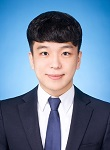
#> input picture nlp_pytorch/110-150.jpg, 110 x 150 px
$ python opencv.py
#> lines starting #> are read from the running program, lines starting #| are printed output that depends on the picture; after the words box and inside, x2 and y2 are one past the last pixel; in counts of white or black regions, pixels touching at a corner belong together
import cv2
import numpy as np

img = cv2.imread('./110-150.jpg')
#> img is the input picture: shape (150, 110, 3); mean B, G, R 158.9, 131.3, 107.9

imgResize = cv2.resize(img,(1000,500))
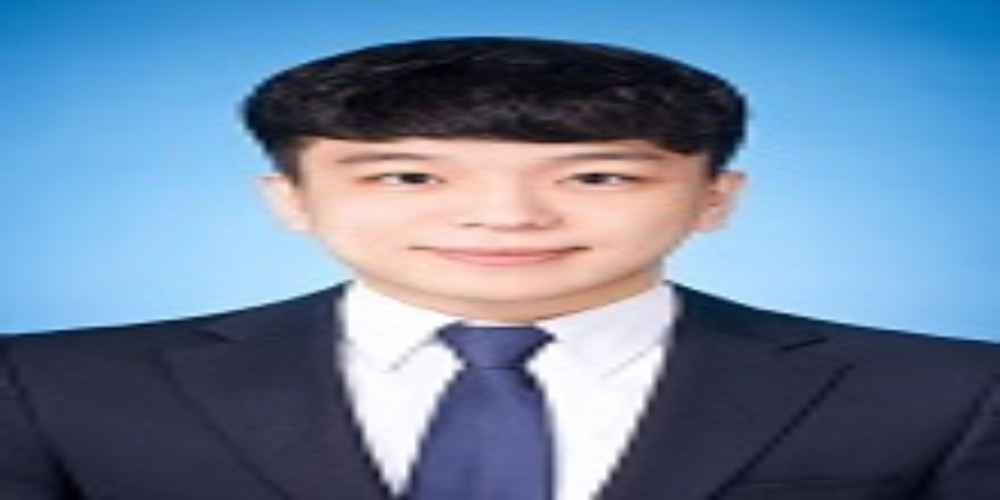
#> imgResize: shape (500, 1000, 3); mean B, G, R 158.8, 131.2, 107.8
imgCropped = img[:200,100:300]


print(img.shape)
#| (150, 110, 3)
print(imgResize.shape)
#| (500, 1000, 3)
print(imgCropped.shape)
#| (150, 10, 3)

img2 = np.zeros((512,512,3),np.uint8) #0~255
img2[:] = 255,0,0 # 이미지 전체에 파란색 부여
cv2.line(img,(0,0),(img.shape[1],img.shape[0]),(0,255,0),3)
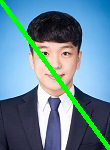
#> img: shape (150, 110, 3); 5.2% of pixels changed, all inside (x1, y1, x2, y2) = (0, 0, 110, 150)
cv2.rectangle(img, (0,0), (250,100),(0,0,255),cv2.FILLED)
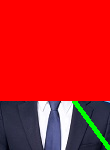
#> img: shape (150, 110, 3); mean B, G, R 32.3, 29.9, 196.7
cv2.putText(img, "OPENCV", (100,0),cv2.FONT_HERSHEY_COMPLEX,1,(0,150,0),1)


cv2.imshow('Image',img)


cv2.waitKey(0)
